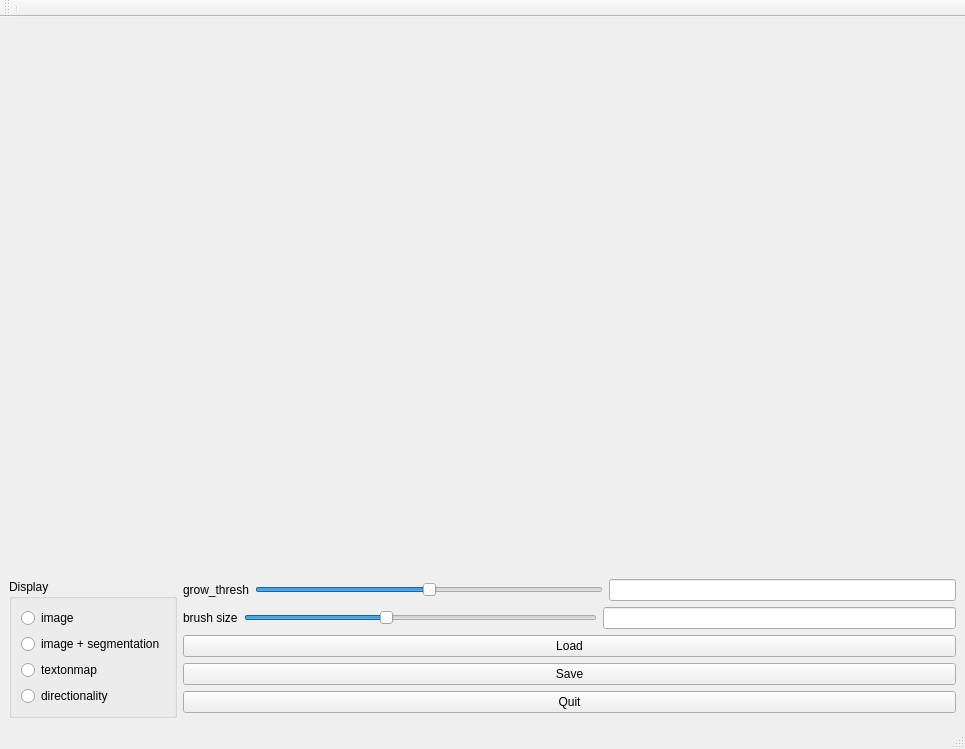
<?xml version="1.0" encoding="UTF-8"?>
<ui version="4.0">
 <class>BrainLabelingGui</class>
 <widget class="QMainWindow" name="BrainLabelingGui">
  <property name="geometry">
   <rect>
    <x>0</x>
    <y>0</y>
    <width>965</width>
    <height>749</height>
   </rect>
  </property>
  <property name="sizePolicy">
   <sizepolicy hsizetype="Expanding" vsizetype="Expanding">
    <horstretch>0</horstretch>
    <verstretch>0</verstretch>
   </sizepolicy>
  </property>
  <property name="windowTitle">
   <string>BrainLabelingGui</string>
  </property>
  <widget class="QWidget" name="centralwidget">
   <property name="sizePolicy">
    <sizepolicy hsizetype="Expanding" vsizetype="Expanding">
     <horstretch>0</horstretch>
     <verstretch>0</verstretch>
    </sizepolicy>
   </property>
   <layout class="QVBoxLayout" name="verticalLayout">
    <property name="sizeConstraint">
     <enum>QLayout::SetNoConstraint</enum>
    </property>
    <item>
     <widget class="MplWidget" name="canvaswidget" native="true">
      <property name="sizePolicy">
       <sizepolicy hsizetype="Expanding" vsizetype="Expanding">
        <horstretch>0</horstretch>
        <verstretch>0</verstretch>
       </sizepolicy>
      </property>
      <property name="contextMenuPolicy">
       <enum>Qt::CustomContextMenu</enum>
      </property>
     </widget>
    </item>
    <item>
     <layout class="QHBoxLayout" name="horizontalLayout">
      <item>
       <layout class="QGridLayout" name="labelsLayout"/>
      </item>
      <item>
       <widget class="QGroupBox" name="display_groupBox">
        <property name="title">
         <string>Display</string>
        </property>
        <layout class="QVBoxLayout" name="verticalLayout_2">
         <item>
          <widget class="QRadioButton" name="img_radioButton">
           <property name="text">
            <string>image</string>
           </property>
          </widget>
         </item>
         <item>
          <widget class="QRadioButton" name="imgSeg_radioButton">
           <property name="text">
            <string>image + segmentation</string>
           </property>
          </widget>
         </item>
         <item>
          <widget class="QRadioButton" name="textonmap_radioButton">
           <property name="text">
            <string>textonmap</string>
           </property>
          </widget>
         </item>
         <item>
          <widget class="QRadioButton" name="dirmap_radioButton">
           <property name="text">
            <string>directionality</string>
           </property>
          </widget>
         </item>
        </layout>
       </widget>
      </item>
      <item>
       <layout class="QVBoxLayout" name="buttonsLayout">
        <item>
         <layout class="QHBoxLayout" name="horizontalLayout_3">
          <item>
           <widget class="QLabel" name="label_3">
            <property name="text">
             <string>grow_thresh</string>
            </property>
           </widget>
          </item>
          <item>
           <widget class="QSlider" name="growThreshSlider">
            <property name="maximum">
             <number>100</number>
            </property>
            <property name="singleStep">
             <number>1</number>
            </property>
            <property name="value">
             <number>50</number>
            </property>
            <property name="orientation">
             <enum>Qt::Horizontal</enum>
            </property>
           </widget>
          </item>
          <item>
           <widget class="QLineEdit" name="growThreshEdit">
            <property name="text">
             <string/>
            </property>
           </widget>
          </item>
         </layout>
        </item>
        <item>
         <layout class="QHBoxLayout" name="horizontalLayout_2">
          <item>
           <widget class="QLabel" name="label">
            <property name="text">
             <string>brush size</string>
            </property>
           </widget>
          </item>
          <item>
           <widget class="QSlider" name="brushSizeSlider">
            <property name="maximum">
             <number>50</number>
            </property>
            <property name="value">
             <number>20</number>
            </property>
            <property name="orientation">
             <enum>Qt::Horizontal</enum>
            </property>
            <property name="invertedControls">
             <bool>false</bool>
            </property>
            <property name="tickPosition">
             <enum>QSlider::NoTicks</enum>
            </property>
           </widget>
          </item>
          <item>
           <widget class="QLineEdit" name="brushSizeEdit">
            <property name="text">
             <string/>
            </property>
           </widget>
          </item>
         </layout>
        </item>
        <item>
         <widget class="QPushButton" name="loadButton">
          <property name="enabled">
           <bool>true</bool>
          </property>
          <property name="text">
           <string>Load</string>
          </property>
          <property name="checkable">
           <bool>false</bool>
          </property>
          <property name="default">
           <bool>false</bool>
          </property>
          <property name="flat">
           <bool>false</bool>
          </property>
         </widget>
        </item>
        <item>
         <widget class="QPushButton" name="saveButton">
          <property name="text">
           <string>Save</string>
          </property>
         </widget>
        </item>
        <item>
         <widget class="QPushButton" name="quitButton">
          <property name="text">
           <string>Quit</string>
          </property>
         </widget>
        </item>
       </layout>
      </item>
     </layout>
    </item>
   </layout>
  </widget>
  <widget class="QStatusBar" name="statusbar"/>
  <widget class="QMenuBar" name="menubar">
   <property name="geometry">
    <rect>
     <x>0</x>
     <y>0</y>
     <width>965</width>
     <height>25</height>
    </rect>
   </property>
  </widget>
  <widget class="QToolBar" name="toolBar">
   <property name="windowTitle">
    <string>toolBar</string>
   </property>
   <attribute name="toolBarArea">
    <enum>TopToolBarArea</enum>
   </attribute>
   <attribute name="toolBarBreak">
    <bool>false</bool>
   </attribute>
   <addaction name="separator"/>
  </widget>
 </widget>
 <customwidgets>
  <customwidget>
   <class>MplWidget</class>
   <extends>QWidget</extends>
   <header>mplwidget.h</header>
   <container>1</container>
  </customwidget>
 </customwidgets>
 <resources/>
 <connections/>
</ui>
